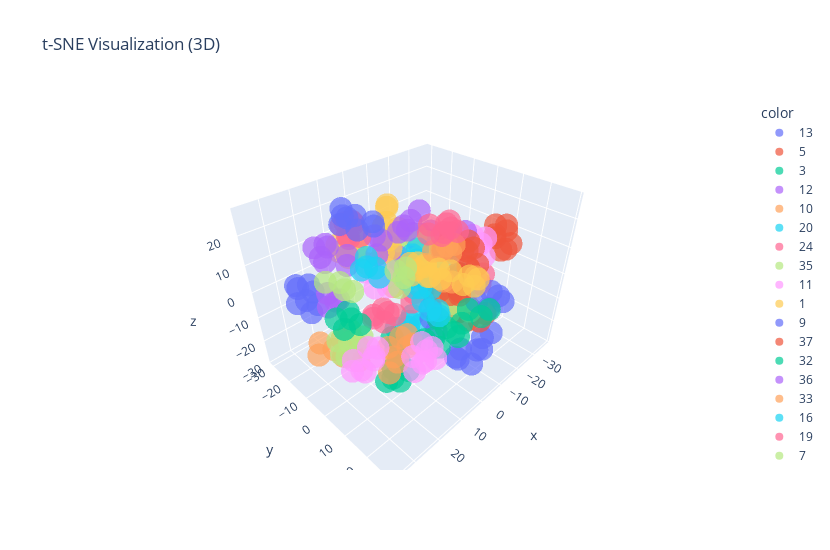

The notebook cell this image was saved under:
### Code cell
tsne_3d = TSNE(n_components=3, random_state=42, perplexity=30, max_iter=1000)
X_3d = tsne_3d.fit_transform(X_tsne_input)

fig = px.scatter_3d(
    x=X_3d[:,0], y=X_3d[:,1], z=X_3d[:,2],
    color=y_train.astype(str),
    title="t-SNE Visualization (3D)", opacity=0.7
)
fig.update_layout(width=830, height=550)
fig.show()

### Figure 1 — Plotly figure (JSON) as saved in the notebook; plotly's stock layout.template omitted (floating-point values rounded to 4 significant figures)
{"data": [{"hovertemplate": "color=13<br>x=%{x}<br>y=%{y}<br>z=%{z}<extra></extra>", "legendgroup": "13", "marker": {"color": "#636efa", "opacity": 0.7, "symbol": "circle"}, "mode": "markers", "name": "13", "scene": "scene", "showlegend": true, "type": "scatter3d", "x": [29.83, 27.26, 28.5, 29.24, 28.17, 31.03, 28.99, 31.69], "y": [-13.42, -17.29, -11.45, -20.51, -18.46, -18.07, -12.22, -17.69], "z": [-1.898, 5.104, 1.558, 3.086, -0.9192, 6.302, 5.957, 0.2129]}, {"hovertemplate": "color=5<br>x=%{x}<br>y=%{y}<br>z=%{z}<extra></extra>", "legendgroup": "5", "marker": {"color": "#EF553B", "opacity": 0.7, "symbol": "circle"}, "mode": "markers", "name": "5", "scene": "scene", "showlegend": true, "type": "scatter3d", "x": [-34.7, -37.31, -34.92, -31.53, -34.3, -31.28, -35.13, -34.01], "y": [9.177, 7.805, 10.05, 7.131, 5.443, 10.39, 4.605, 12.23], "z": [11.89, 8.246, 2.794, 8.694, 5.74, 4.062, 10.1, 6.276]}, {"hovertemplate": "color=3<br>x=%{x}<br>y=%{y}<br>z=%{z}<extra></extra>", "legendgroup": "3", "marker": {"color": "#00cc96", "opacity": 0.7, "symbol": "circle"}, "mode": "markers", "name": "3", "scene": "scene", "showlegend": true, "type": "scatter3d", "x": [-7.178, -6.718, -9.038, -8.231, -16.26, -12.91, -9.369, -13.85], "y": [-0.06206, 4.194, 7.009, 1.51, 10.68, 9.637, 4.889, 8.283], "z": [-4.744, -5.315, -5.608, -9.709, -12.43, -10.2, -10.55, -13.9]}, {"hovertemplate": "color=12<br>x=%{x}<br>y=%{y}<br>z=%{z}<extra></extra>", "legendgroup": "12", "marker": {"color": "#ab63fa", "opacity": 0.7, "symbol": "circle"}, "mode": "markers", "name": "12", "scene": "scene", "showlegend": true, "type": "scatter3d", "x": [-24.87, -24.63, -20.37, -15.07, -18.8, -17.92, -23.46, -19.25], "y": [-16.24, -18.3, -20.85, -13.66, -16.51, -12.34, -14.26, -16.41], "z": [3.655, -1.618, 2.608, 5.457, 1.055, 2.849, 1.199, 4.687]}, {"hovertemplate": "color=10<br>x=%{x}<br>y=%{y}<br>z=%{z}<extra></extra>", "legendgroup": "10", "marker": {"color": "#FFA15A", "opacity": 0.7, "symbol": "circle"}, "mode": "markers", "name": "10", "scene": "scene", "showlegend": true, "type": "scatter3d", "x": [16.29, 18.26, 17.52, 16.27, 18.01, 18.07, 20.13, 17.15], "y": [9.16, 7.277, 5.97, 5.219, 10.26, 0.1607, 7.64, 4.238], "z": [17.99, 21.64, 13.95, 24.34, 13.66, 16.16, 16.63, 18.9]}, {"hovertemplate": "color=20<br>x=%{x}<br>y=%{y}<br>z=%{z}<extra></extra>", "legendgroup": "20", "marker": {"color": "#19d3f3", "opacity": 0.7, "symbol": "circle"}, "mode": "markers", "name": "20", "scene": "scene", "showlegend": true, "type": "scatter3d", "x": [10.22, 2.084, -0.659, 6.821, 4.755, 0.3132, 3.064, 8.76], "y": [2.166, -0.6165, -1.478, -1.525, 3.67, 3.182, 1.081, 2.932], "z": [-16.76, -16.61, -13.62, -14.73, -16.77, -14.5, -12.43, -13.55]}, {"hovertemplate": "color=24<br>x=%{x}<br>y=%{y}<br>z=%{z}<extra></extra>", "legendgroup": "24", "marker": {"color": "#FF6692", "opacity": 0.7, "symbol": "circle"}, "mode": "markers", "name": "24", "scene": "scene", "showlegend": true, "type": "scatter3d", "x": [-19.02, -14.16, -14.97, -17.08, -16.1, -21.28, -27.98, -25.5], "y": [1.232, 2.168, -1.673, 5.594, 3.186, 4.633, 6.648, 7.335], "z": [-6.094, -6.561, -5.198, -6.367, -3.07, -6.583, -5.848, -8.421]}, {"hovertemplate": "color=35<br>x=%{x}<br>y=%{y}<br>z=%{z}<extra></extra>", "legendgroup": "35", "marker": {"color": "#B6E880", "opacity": 0.7, "symbol": "circle"}, "mode": "markers", "name": "35", "scene": "scene", "showlegend": true, "type": "scatter3d", "x": [3.615, 2.455, 2.189, -4.882, 0.0226, 3.172, -6.219, 7.522], "y": [0.0771, 6.984, 3.025, 5.291, 2.488, 3.747, 4.434, 0.2837], "z": [19.27, 19.68, 20.09, 10.27, 11.87, 12.8, 13.28, 16.99]}, {"hovertemplate": "color=11<br>x=%{x}<br>y=%{y}<br>z=%{z}<extra></extra>", "legendgroup": "11", "marker": {"color": "#FF97FF", "opacity": 0.7, "symbol": "circle"}, "mode": "markers", "name": "11", "scene": "scene", "showlegend": true, "type": "scatter3d", "x": [-19.36, -22.09, -17.52, -19.32, -15.54, -19.2, -20.51, -16.76], "y": [12.05, 8.464, 9.607, 6.885, 0.9116, 3.193, 11.12, 4.372], "z": [7.577, 9.566, 10.66, 13.05, 11.33, 6.651, 13.36, 9.561]}, {"hovertemplate": "color=1<br>x=%{x}<br>y=%{y}<br>z=%{z}<extra></extra>", "legendgroup": "1", "marker": {"color": "#FECB52", "opacity": 0.7, "symbol": "circle"}, "mode": "markers", "name": "1", "scene": "scene", "showlegend": true, "type": "scatter3d", "x": [13.9, 15.28, 8.57, 12.23, 9.229, 11.49, 13.38, 11.44], "y": [-12.98, -16.97, -17.08, -16.89, -13.64, -17.06, -20.67, -13.62], "z": [15.84, 11.69, 10.84, 8.315, 16.02, 14.61, 11.64, 11.97]}, {"hovertemplate": "color=9<br>x=%{x}<br>y=%{y}<br>z=%{z}<extra></extra>", "legendgroup": "9", "marker": {"color": "#636efa", "opacity": 0.7, "symbol": "circle"}, "mode": "markers", "name": "9", "scene": "scene", "showlegend": true, "type": "scatter3d", "x": [7.936, -0.4338, 5.533, 5.229, 2.684, 4.235, -4.047, 1.343], "y": [25.74, 27.72, 28.81, 22.61, 28.14, 23.46, 27.93, 28.64], "z": [-9.074, -9.497, -10.53, -12.35, -7.406, -9.147, -5.168, -3.223]}, {"hovertemplate": "color=37<br>x=%{x}<br>y=%{y}<br>z=%{z}<extra></extra>", "legendgroup": "37", "marker": {"color": "#EF553B", "opacity": 0.7, "symbol": "circle"}, "mode": "markers", "name": "37", "scene": "scene", "showlegend": true, "type": "scatter3d", "x": [0.0853, -6.567, -2.998, -3.65, -5.278, -2.018, -6.791, -1.962], "y": [17.33, 23.34, 16.07, 18.48, 11.8, 12.7, 21.48, 20.58], "z": [-0.77, -1.993, -3.412, 0.1252, -2.683, 0.05064, -6.157, -3.437]}, {"hovertemplate": "color=32<br>x=%{x}<br>y=%{y}<br>z=%{z}<extra></extra>", "legendgroup": "32", "marker": {"color": "#00cc96", "opacity": 0.7, "symbol": "circle"}, "mode": "markers", "name": "32", "scene": "scene", "showlegend": true, "type": "scatter3d", "x": [17.85, 6.863, 9.21, 9.443, 14.13, 14.6, 14.25, 7.498], "y": [5.391, -3.716, 6.426, 2.319, 4.55, 8.207, 4.362, -1.212], "z": [-26.26, -20.25, -26.85, -24.97, -23.76, -26.55, -28.38, -22.77]}, {"hovertemplate": "color=36<br>x=%{x}<br>y=%{y}<br>z=%{z}<extra></extra>", "legendgroup": "36", "marker": {"color": "#ab63fa", "opacity": 0.7, "symbol": "circle"}, "mode": "markers", "name": "36", "scene": "scene", "showlegend": true, "type": "scatter3d", "x": [19.63, -7.961, -9.971, 23.47, 21.9, -13.84, -11.83, 22.36], "y": [-13.9, -18.57, -22.19, -14.08, -16.1, -22.21, -18.2, -11.19], "z": [-2.734, -7.209, -5.604, -3.621, -0.2889, -5.124, -5.393, -0.3725]}, {"hovertemplate": "color=33<br>x=%{x}<br>y=%{y}<br>z=%{z}<extra></extra>", "legendgroup": "33", "marker": {"color": "#FFA15A", "opacity": 0.7, "symbol": "circle"}, "mode": "markers", "name": "33", "scene": "scene", "showlegend": true, "type": "scatter3d", "x": [26.74, 29.1, 34.67, 30.39, 36.15, 33.69, 31.32, 29.69], "y": [4.23, 7.078, -2.789, 6.073, -1.9, 2.452, 3.118, 0.8769], "z": [-5.81, -7.949, -3.98, -3.917, -7.091, -3.641, -7.373, -3.429]}, {"hovertemplate": "color=16<br>x=%{x}<br>y=%{y}<br>z=%{z}<extra></extra>", "legendgroup": "16", "marker": {"color": "#19d3f3", "opacity": 0.7, "symbol": "circle"}, "mode": "markers", "name": "16", "scene": "scene", "showlegend": true, "type": "scatter3d", "x": [0.2393, -5.455, -7.516, -3.558, -3.446, -5.15, -1.393, -5.531], "y": [12.0, 14.89, 12.59, -2.22, 11.14, -6.023, 11.47, -3.912], "z": [17.87, 7.264, 6.623, 6.819, 17.33, 6.493, 14.22, 9.446]}, {"hovertemplate": "color=19<br>x=%{x}<br>y=%{y}<br>z=%{z}<extra></extra>", "legendgroup": "19", "marker": {"color": "#FF6692", "opacity": 0.7, "symbol": "circle"}, "mode": "markers", "name": "19", "scene": "scene", "showlegend": true, "type": "scatter3d", "x": [2.814, 13.44, 10.41, 9.485, 9.893, 12.63, 10.56, 0.2709], "y": [1.769, 0.4324, -8.422, -9.859, -1.697, -0.7492, 2.203, 0.1644], "z": [-4.37, -7.043, -11.1, -13.77, -6.417, -2.928, -4.639, -2.783]}, {"hovertemplate": "color=7<br>x=%{x}<br>y=%{y}<br>z=%{z}<extra></extra>", "legendgroup": "7", "marker": {"color": "#B6E880", "opacity": 0.7, "symbol": "circle"}, "mode": "markers", "name": "7", "scene": "scene", "showlegend": true, "type": "scatter3d", "x": [12.48, 7.939, 4.089, 5.901, 10.25, 9.358, 10.78, 6.063], "y": [21.09, 20.14, 23.84, 26.75, 24.92, 22.5, 21.9, 24.3], "z": [10.37, 11.78, 8.731, 7.862, 11.72, 6.98, 14.32, 13.33]}, {"hovertemplate": "color=23<br>x=%{x}<br>y=%{y}<br>z=%{z}<extra></extra>", "legendgroup": "23", "marker": {"color": "#FF97FF", "opacity": 0.7, "symbol": "circle"}, "mode": "markers", "name": "23", "scene": "scene", "showlegend": true, "type": "scatter3d", "x": [5.54, 5.161, 2.406, 5.966, 5.594, 9.858, 2.284, 2.048], "y": [-8.065, -11.03, -9.773, -12.3, -12.61, -11.87, -10.36, -13.21], "z": [1.728, 5.753, -4.462, -4.319, 1.743, 4.023, 2.441, -2.926]}, {"hovertemplate": "color=15<br>x=%{x}<br>y=%{y}<br>z=%{z}<extra></extra>", "legendgroup": "15", "marker": {"color": "#FECB52", "opacity": 0.7, "symbol": "circle"}, "mode": "markers", "name": "15", "scene": "scene", "showlegend": true, "type": "scatter3d", "x": [-2.343, -8.164, 7.382, 2.397, 1.342, 2.215, -6.749, 1.566], "y": [-9.396, -21.12, -5.607, -8.832, -12.18, -9.663, -19.2, -8.755], "z": [15.8, 17.15, 12.81, 13.71, 16.84, 19.54, 19.17, 10.35]}, {"hovertemplate": "color=22<br>x=%{x}<br>y=%{y}<br>z=%{z}<extra></extra>", "legendgroup": "22", "marker": {"color": "#636efa", "opacity": 0.7, "symbol": "circle"}, "mode": "markers", "name": "22", "scene": "scene", "showlegend": true, "type": "scatter3d", "x": [-14.43, 2.474, -10.91, 0.9987, 4.609, -12.43, -11.38, -9.897], "y": [22.29, 9.924, 21.52, 8.305, 14.12, 25.33, 21.47, 17.59], "z": [-0.1635, -6.464, -3.482, -4.133, -7.97, 0.3967, 2.694, -2.311]}, {"hovertemplate": "color=34<br>x=%{x}<br>y=%{y}<br>z=%{z}<extra></extra>", "legendgroup": "34", "marker": {"color": "#EF553B", "opacity": 0.7, "symbol": "circle"}, "mode": "markers", "name": "34", "scene": "scene", "showlegend": true, "type": "scatter3d", "x": [-20.7, -31.83, -24.69, -15.15, -31.16, -33.91, -31.62, -17.29], "y": [2.443, -10.49, -0.7322, -2.453, -15.18, -14.3, -13.02, 1.182], "z": [-13.47, -5.374, -15.61, -11.33, -6.481, 0.1552, -2.691, -12.07]}, {"hovertemplate": "color=8<br>x=%{x}<br>y=%{y}<br>z=%{z}<extra></extra>", "legendgroup": "8", "marker": {"color": "#00cc96", "opacity": 0.7, "symbol": "circle"}, "mode": "markers", "name": "8", "scene": "scene", "showlegend": true, "type": "scatter3d", "x": [-2.522, -4.217, -14.76, -12.19, -9.99, -5.735, -2.955, -6.741], "y": [8.408, 15.91, 19.38, 18.34, 14.61, 12.78, 11.74, 14.96], "z": [-10.21, -14.38, -7.294, -9.334, -7.196, -15.52, -12.36, -10.89]}, {"hovertemplate": "color=0<br>x=%{x}<br>y=%{y}<br>z=%{z}<extra></extra>", "legendgroup": "0", "marker": {"color": "#ab63fa", "opacity": 0.7, "symbol": "circle"}, "mode": "markers", "name": "0", "scene": "scene", "showlegend": true, "type": "scatter3d", "x": [-34.28, -7.188, -10.95, -13.77, 1.187, -10.61, -7.107, 0.7004], "y": [-7.544, -10.21, -12.49, -11.34, -13.63, -15.55, -14.45, -17.55], "z": [3.26, 13.06, 14.37, 17.31, 11.31, 11.35, 10.7, 11.22]}, {"hovertemplate": "color=28<br>x=%{x}<br>y=%{y}<br>z=%{z}<extra></extra>", "legendgroup": "28", "marker": {"color": "#FFA15A", "opacity": 0.7, "symbol": "circle"}, "mode": "markers", "name": "28", "scene": "scene", "showlegend": true, "type": "scatter3d", "x": [12.87, 11.08, 19.0, 12.17, 15.54, 17.1, 14.55, 16.75], "y": [12.79, 8.01, 8.322, 9.451, 6.733, 10.09, 8.879, 5.749], "z": [-8.361, -8.907, -19.36, -12.35, -16.06, -14.87, -7.314, -11.9]}, {"hovertemplate": "color=6<br>x=%{x}<br>y=%{y}<br>z=%{z}<extra></extra>", "legendgroup": "6", "marker": {"color": "#19d3f3", "opacity": 0.7, "symbol": "circle"}, "mode": "markers", "name": "6", "scene": "scene", "showlegend": true, "type": "scatter3d", "x": [7.379, 8.692, 5.0, 0.09307, 2.027, 4.449, 7.916, 4.384], "y": [4.305, 8.827, 11.62, 6.959, 3.621, 8.1, 11.53, 7.204], "z": [7.746, 7.869, 7.004, 7.268, 6.238, 9.363, 4.164, 4.913]}, {"hovertemplate": "color=31<br>x=%{x}<br>y=%{y}<br>z=%{z}<extra></extra>", "legendgroup": "31", "marker": {"color": "#FF6692", "opacity": 0.7, "symbol": "circle"}, "mode": "markers", "name": "31", "scene": "scene", "showlegend": true, "type": "scatter3d", "x": [4.499, 3.33, 6.831, 5.565, 0.07199, 1.692, 6.834, 2.485], "y": [-24.02, -28.11, -26.72, -25.65, -26.17, -27.01, -20.48, -30.59], "z": [15.26, 7.08, 13.77, 10.0, 7.353, 12.49, 17.52, 11.94]}, {"hovertemplate": "color=21<br>x=%{x}<br>y=%{y}<br>z=%{z}<extra></extra>", "legendgroup": "21", "marker": {"color": "#B6E880", "opacity": 0.7, "symbol": "circle"}, "mode": "markers", "name": "21", "scene": "scene", "showlegend": true, "type": "scatter3d", "x": [23.88, 27.45, 22.95, 23.52, 28.09, 27.28, 21.88, 19.65], "y": [-2.111, -3.871, -5.57, -0.3164, -0.1099, -5.218, -6.227, -3.27], "z": [-9.376, -14.09, -13.34, -13.82, -12.13, -9.599, -9.104, -11.47]}, {"hovertemplate": "color=38<br>x=%{x}<br>y=%{y}<br>z=%{z}<extra></extra>", "legendgroup": "38", "marker": {"color": "#FF97FF", "opacity": 0.7, "symbol": "circle"}, "mode": "markers", "name": "38", "scene": "scene", "showlegend": true, "type": "scatter3d", "x": [19.86, 16.93, 25.18, 16.83, 27.33, 23.49, 23.3, 16.8], "y": [2.006, -1.379, 4.206, -4.141, 0.8169, -3.803, 0.01384, 0.643], "z": [-17.64, -20.68, -17.45, -18.5, -18.05, -19.41, -21.03, -15.59]}, {"hovertemplate": "color=25<br>x=%{x}<br>y=%{y}<br>z=%{z}<extra></extra>", "legendgroup": "25", "marker": {"color": "#FECB52", "opacity": 0.7, "symbol": "circle"}, "mode": "markers", "name": "25", "scene": "scene", "showlegend": true, "type": "scatter3d", "x": [-8.825, -14.18, -20.44, -15.99, -8.859, -16.45, -9.327, -16.87], "y": [-10.28, -8.45, -8.71, -8.979, -7.803, -10.64, -11.23, -15.02], "z": [-5.248, -3.219, -6.674, -8.627, -2.015, -4.524, -1.044, -5.924]}, {"hovertemplate": "color=26<br>x=%{x}<br>y=%{y}<br>z=%{z}<extra></extra>", "legendgroup": "26", "marker": {"color": "#636efa", "opacity": 0.7, "symbol": "circle"}, "mode": "markers", "name": "26", "scene": "scene", "showlegend": true, "type": "scatter3d", "x": [13.25, 12.05, 16.17, 15.0, 12.77, 14.6, 16.37, 10.82], "y": [-16.4, -11.88, -10.17, -14.19, -2.877, -8.008, -13.61, -5.602], "z": [23.21, 24.51, 25.79, 26.84, 24.68, 22.21, 22.56, 24.29]}, {"hovertemplate": "color=4<br>x=%{x}<br>y=%{y}<br>z=%{z}<extra></extra>", "legendgroup": "4", "marker": {"color": "#EF553B", "opacity": 0.7, "symbol": "circle"}, "mode": "markers", "name": "4", "scene": "scene", "showlegend": true, "type": "scatter3d", "x": [-27.02, -30.22, -30.42, -25.12, -28.71, -24.97, -31.5, -27.5], "y": [2.016, -2.116, -2.872, -2.537, -1.925, -0.7294, 1.307, 0.4245], "z": [3.238, -7.741, 2.658, -8.564, -0.3188, 2.733, -5.842, -5.984]}, {"hovertemplate": "color=30<br>x=%{x}<br>y=%{y}<br>z=%{z}<extra></extra>", "legendgroup": "30", "marker": {"color": "#00cc96", "opacity": 0.7, "symbol": "circle"}, "mode": "markers", "name": "30", "scene": "scene", "showlegend": true, "type": "scatter3d", "x": [30.84, -1.394, 31.39, 27.6, -3.925, 27.08, 28.43, -3.036], "y": [1.026, 3.707, 5.165, 7.22, 8.319, 2.679, 3.424, 6.437], "z": [4.72, -21.72, 3.919, 4.537, -23.89, 3.533, 7.331, -20.31]}, {"hovertemplate": "color=18<br>x=%{x}<br>y=%{y}<br>z=%{z}<extra></extra>", "legendgroup": "18", "marker": {"color": "#ab63fa", "opacity": 0.7, "symbol": "circle"}, "mode": "markers", "name": "18", "scene": "scene", "showlegend": true, "type": "scatter3d", "x": [25.43, 21.48, 23.64, 23.36, 13.34, 19.23, 25.23, 21.42], "y": [-14.19, -14.52, -14.41, -10.56, -1.527, -7.522, -9.99, -4.938], "z": [18.4, 17.81, 14.37, 19.3, 16.32, 16.11, 15.32, 14.92]}, {"hovertemplate": "color=39<br>x=%{x}<br>y=%{y}<br>z=%{z}<extra></extra>", "legendgroup": "39", "marker": {"color": "#FFA15A", "opacity": 0.7, "symbol": "circle"}, "mode": "markers", "name": "39", "scene": "scene", "showlegend": true, "type": "scatter3d", "x": [-14.85, -23.44, -23.31, -29.99, -25.5, -25.38, -18.22, -28.83], "y": [-5.465, -7.811, -6.738, 1.92, -5.249, -6.654, -4.645, -8.041], "z": [3.915, -13.75, 1.947, -10.25, -13.93, -1.634, 3.023, -0.2136]}, {"hovertemplate": "color=14<br>x=%{x}<br>y=%{y}<br>z=%{z}<extra></extra>", "legendgroup": "14", "marker": {"color": "#19d3f3", "opacity": 0.7, "symbol": "circle"}, "mode": "markers", "name": "14", "scene": "scene", "showlegend": true, "type": "scatter3d", "x": [-11.82, 10.55, -14.16, 12.36, 12.46, 16.14, 12.99, -10.6], "y": [0.7925, -4.238, -1.872, -3.652, -7.642, -5.561, -6.773, -2.635], "z": [-18.88, 6.138, -19.29, 10.46, 9.13, 10.67, 13.09, -17.56]}, {"hovertemplate": "color=17<br>x=%{x}<br>y=%{y}<br>z=%{z}<extra></extra>", "legendgroup": "17", "marker": {"color": "#FF6692", "opacity": 0.7, "symbol": "circle"}, "mode": "markers", "name": "17", "scene": "scene", "showlegend": true, "type": "scatter3d", "x": [-23.08, -25.33, -18.71, -27.66, -15.48, -18.06, -22.03, -25.99], "y": [-8.085, -4.144, -5.438, -9.078, -8.631, -10.6, -6.438, -8.519], "z": [6.916, 8.031, 8.519, 6.573, 9.09, 10.72, 11.34, 10.19]}, {"hovertemplate": "color=27<br>x=%{x}<br>y=%{y}<br>z=%{z}<extra></extra>", "legendgroup": "27", "marker": {"color": "#B6E880", "opacity": 0.7, "symbol": "circle"}, "mode": "markers", "name": "27", "scene": "scene", "showlegend": true, "type": "scatter3d", "x": [-12.31, 20.58, -15.81, -12.51, -9.68, 25.26, 21.46, 18.01], "y": [-17.64, -10.64, -20.35, -22.09, -17.24, -11.0, -7.359, -8.244], "z": [-11.55, 5.92, -10.1, -10.67, -14.46, 8.15, 5.4, 2.528]}, {"hovertemplate": "color=29<br>x=%{x}<br>y=%{y}<br>z=%{z}<extra></extra>", "legendgroup": "29", "marker": {"color": "#FF97FF", "opacity": 0.7, "symbol": "circle"}, "mode": "markers", "name": "29", "scene": "scene", "showlegend": true, "type": "scatter3d", "x": [9.69, 5.949, 3.052, 3.042, 6.687, 8.038, 12.32, 3.584], "y": [9.079, 9.339, 12.96, 8.901, 10.6, 13.09, 12.59, 11.68], "z": [-18.35, -14.63, -21.09, -20.4, -22.27, -18.64, -20.51, -16.8]}, {"hovertemplate": "color=2<br>x=%{x}<br>y=%{y}<br>z=%{z}<extra></extra>", "legendgroup": "2", "marker": {"color": "#FECB52", "opacity": 0.7, "symbol": "circle"}, "mode": "markers", "name": "2", "scene": "scene", "showlegend": true, "type": "scatter3d", "x": [-7.691, -15.6, -11.69, -20.2, -12.51, -15.45, -10.85, -6.702], "y": [4.288, 9.814, 10.49, 10.11, 4.315, 12.15, 0.4475, 0.7089], "z": [0.7312, 0.7207, -0.3734, -2.536, 1.635, -2.07, 1.263, 0.4517]}], "layout": {"height": 550, "legend": {"title": {"text": "color"}, "tracegroupgap": 0}, "scene": {"domain": {"x": [0, 1], "y": [0, 1]}, "xaxis": {"title": {"text": "x"}}, "yaxis": {"title": {"text": "y"}}, "zaxis": {"title": {"text": "z"}}}, "title": {"text": "t-SNE Visualization (3D)"}, "width": 830}}
